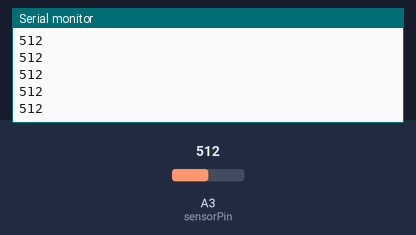
Bench run of a sketch on a simulated Arduino Uno, built with avr-gcc and run on an emulated ATmega328P. Parts: the last lines printed to the serial monitor. Inputs (shaded band) come from the test bench; at power-on: A3 (sensorPin) = 512.

Above: at 1.2 s.
1.3 s: A3 (sensorPin) set to 716
At 2.4 s:
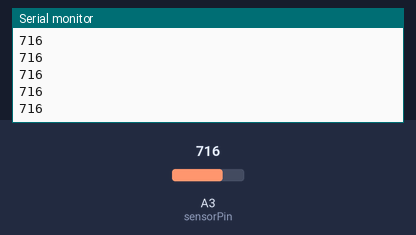
2.8 s: A3 (sensorPin) set to 900
At 3.7 s:
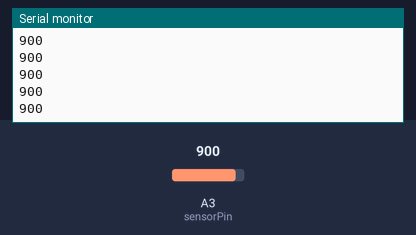
Timing chart, 0 to 5.8 s (numbered marks = the images above; inputs shaded):
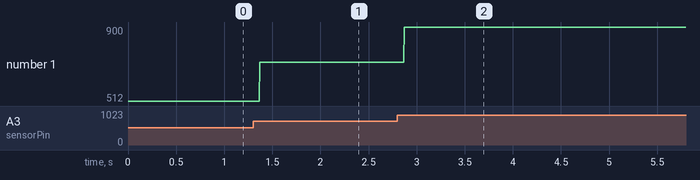

The sketch:

single_line_sensor.ino
```cpp
int sensorPin = A3;    // select the input pin for the potentiometer

int sensorValue = 0;  // variable to store the value coming from the sensor

void setup() {
  Serial.begin(9600);           //Start serial and set the correct Baud Rate
}

void loop() {
  sensorValue = analogRead(sensorPin);
  Serial.println(sensorValue);
}
```

Measured:
- after the input at 1.3 s, the serial monitor: prints a new line after 0.07 s (image 1)
- after the input at 2.8 s, the serial monitor: prints a new line after 0.07 s (image 2)
- plotted number 1: 512 → 716 after the input at 1.3 s, 716 → 900 after the input at 2.8 s
